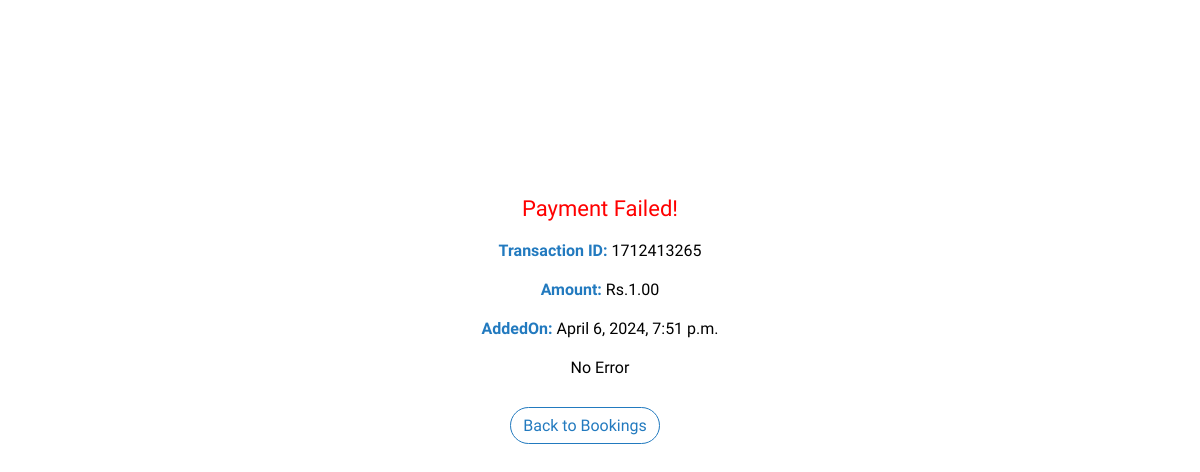
Screenshot of /payment_failure/1712413265/ with the database file from the repository.
### hostel/models.py (models this page shows, shortened)
class Transaction(models.Model):
    txnid = models.CharField(primary_key = True, max_length = 20)
    reservation = models.ForeignKey(Reservation, on_delete=models.CASCADE, default=None)
    error_Message = models.TextField()
    net_amount_debit = models.DecimalField(max_digits=10, decimal_places=2)
    phone = models.CharField(max_length = 15)
    productinfo = models.CharField(max_length = 255)
    status = models.CharField(max_length = 10, default="failure")
    firstname = models.CharField(max_length = 64)
    lastname = models.CharField(max_length = 64)
    addedon = models.DateTimeField()
    encryptedPaymentId = models.CharField(max_length = 255)
    email = models.EmailField(default='all@iiti.ac.in')
    amount = models.DecimalField(max_digits=10, decimal_places=2)
    payuMoneyId = models.CharField(max_length = 255)
    mihpayid = models.CharField(max_length = 255)

### hostel/views.py (the view)
# urls.py: path('payment_failure/<str:txnid>/', views.payment_failure, name='payment_failure'),
def payment_failure(request, txnid):
    transaction = get_object_or_404(Transaction, txnid=txnid)
    reservation = transaction.reservation
    number_of_rooms = reservation.number_of_rooms
    addedon =  transaction.addedon
    amount = transaction.amount
    error_Message = transaction.error_Message
    return render(request, 'payment_failure.html', {'txnid': txnid, 'addedon': addedon, 'amount': amount, 'error_Message': error_Message, 'number_of_rooms': number_of_rooms})

### templates/payment_failure.html (shortened to what this page needs)
<!DOCTYPE html>
<html lang="en">
<head>
</head>
<body>
    <h4>Payment Failed!</h4>
    <h5>Transaction ID: <span>{{ txnid }}</span></h5>
    <h5>Amount: <span>Rs.{{amount}}</span></h5>
    <h5>AddedOn: <span>{{addedon}}</span></h5>
    <p>{{error_Message}}</p>
    <a href="{% url 'bookings' %}" class="btn">Back to Bookings</a>
</body>
</html>

### templates/payment_failure.html (style rules this page uses)
* { margin: 0; padding: 0; box-sizing: border-box; font-family: 'Ubuntu', cursive; font-weight: 400; }
:root { --main-color: #fff; --secondary-color: rgb(34,122,191); --primary-color: #000; }
body { display: flex; justify-content: center; align-items: center; min-height: 80vh; text-align: center; flex-direction: column; padding: 5%; }
body h4 { color: red; font-size: 22px; margin-bottom: 20px; }
body h5 { font-size: 16px; margin-bottom: 20px; font-weight: 600; color: var(--secondary-color); }
body h5 span { color: #000; }
.btn { background: transparent; border: 1.5px solid var(--secondary-color); border-radius: 20px; text-decoration: none; width: 150px; text-align: center; padding: 8px; color: var(--secondary-color); cursor: pointer; margin-right: 30px; margin-top: 30px; }

### rows the page displays
Transaction: amount "1.00", addedon "April 6, 2024, 7:51 p.m.", error_Message "No Error"

### other values shown
{{ txnid }} "1712413265"
